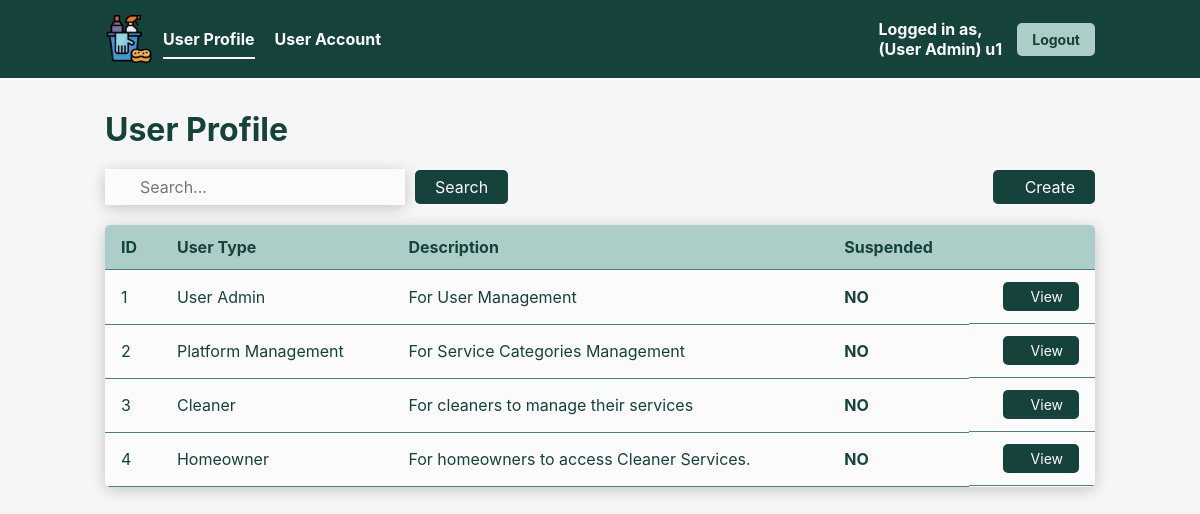
Page /viewUserProfile.php (signed in) on the committed database.
### tables this page shows
CREATE TABLE UserProfile (
    `id` INT AUTO_INCREMENT,
    `role` VARCHAR(64) UNIQUE NOT NULL,
    `description` VARCHAR(255) NULL,
    `isSuspend` BOOL NOT NULL DEFAULT 0,
    PRIMARY KEY (`id`)
);

### src/entity/UserProfile.php (called while the page is built, shortened)
<?php
class UserProfile {
    protected int $id;
    protected string $role;
    protected string $description;
    protected int $isSuspend;
    public function readAllUserProfile(): ?array {
        $db_handle = new Database();
        $db_conn = $db_handle->getConnection();
        try {
            $stmt = $db_conn->prepare("SELECT * FROM `UserProfile`");
            $execResult = $stmt->execute();
            if ($execResult) {
                $userProfile = $stmt->fetchAll(PDO::FETCH_CLASS, 'UserProfile');
                return $userProfile;
            } else {
                return null;
            }
        } catch (PDOException $e) {
            error_log("Database query failed: " . $e->getMessage());
            unset($db_handle);
            return null;
        }
    }
    public function getId(): int { return $this->id; }
    public function getRole(): string { return $this->role; }
    public function getDescription(): string { return $this->description; }
    public function getSuspendStatus(): int { return $this->isSuspend; }
}
?>

### src/controllers/ViewAllUserProfileController.php (called while the page is built)
<?php
require_once "entity/UserProfile.php";
class ViewAllUserProfileController {
    private $userProfile;
    public function __construct() {
        $this->userProfile = new UserProfile();
    }
    public function readAllUserProfile() {
        return $this->userProfile->readAllUserProfile();
    }
}
?>

### src/viewUserProfile.php (the view, shortened to what this page needs)
<?php
require_once 'controllers/ViewAllUserProfileController.php';
$controller = new ViewAllUserProfileController();
$userProfile = $controller->readAllUserProfile();
?>
<!DOCTYPE html>
<html lang="en">
<head>
  <link rel="stylesheet" href="css/style.css">
</head>
<body>
  <div class="navbar">
    <div class="navbar-left">
      <img src='img/cleaning-logo.png' alt="Cleaning Logo" width='48px' height='48px'/>
      <a href="viewUserProfile.php" class="active">User Profile</a>
      <a href="viewUserAccount.php">User Account</a>
    </div>
    <div class="navbar-right">
      <span class="navbar-right-text">Logged in as,<br/>(<?php echo htmlspecialchars($_SESSION["userProfile"]); ?>) <?php echo htmlspecialchars($_SESSION["username"]); ?></span>
      <button class="logout-button" onclick="window.location.href='logout.php'">Logout</button>
    </div>
  </div>
  <h1>User Profile</h1>
  <div class="section-container">
    <div class="search">
      <div class="search-group">
        <div class="input-wrapper">
          <input type="text" id="search_term" type="text" placeholder="Search..." value=<?php if (isset($_GET['q'])) { echo $_GET['q']; } ?>>
        </div>
        <button onclick='searchBtnClicked()' class="search-button">Search</button>
      </div>
      <button onclick='window.location.href="createUserProfile.php"' class="create-button">
        Create
      </button>
    </div>
    <table class="display-table">
      <thead>
        <tr>
          <th>ID</th>
          <th>User Type</th>
          <th>Description</th>
          <th>Suspended</th>
          <th></th>
        </tr>
      </thead>
      <tbody>
      <?php foreach ($userProfile as $up): ?>
          <tr>
              <td><?php echo htmlspecialchars($up->getId()); ?></td>
              <td><?php echo htmlspecialchars($up->getRole()); ?></td>
              <td><?php echo htmlspecialchars($up->getDescription()); ?></td>
              <td class="<?php if ($up->getSuspendStatus() == 1) { echo 'suspended-yes'; } else { echo 'suspended-no'; } ?>">
                <?php if ($up->getSuspendStatus() == 1) { echo 'YES'; } else { echo 'NO'; } ?>
              </td>
              <td>
                <button class="view-button" onclick='window.location.href="updateUserProfile.php?id=<?php echo htmlspecialchars($up->getId()); ?>"'><ion-icon name="eye-outline"></ion-icon>View</button>
              </td>
          </tr>
      <?php endforeach; ?>
      </tbody>
    </table>
  </div>
</body>
</html>

### src/css/style.css (style rules this page uses)
* { margin: 0px; padding: 0px; box-sizing: border-box; font-family: 'Inter', 'Segoe UI', sans-serif; }
body { height: 100vh; background-color: #F6F6F6; }
.navbar { background-color: #16423C; padding: 15px 0; display: flex; justify-content: space-between; align-items: center; border-bottom: 2px solid #FBFBFB; }
.navbar-left { display: flex; align-items: center; margin-left: 105px; }
.navbar-left img { margin-right: 10px; }
.navbar-left a { color: #FBFBFB; text-decoration: none; margin-right: 20px; padding: 10px 0; position: relative; font-weight: bold; }
.navbar-left a.active::after { content: ''; position: absolute; bottom: 0; left: 0; width: 100%; height: 2px; background-color: #FBFBFB; }
.navbar-right { display: flex; align-items: center; margin-right: 105px; }
.navbar-right-text { margin-right: 15px; color: #FBFBFB; font-weight: bold; }
.logout-button { background-color: #ADCDC8; color: #16423C; border: none; padding: 8px 15px; border-radius: 5px; cursor: pointer; font-size: 14px; font-weight: bold; }
h1 { margin-left: 105px; margin-top: 30px; color: #16423C; }
.section-container { padding: 0 105px; padding-bottom: 5%; margin-top: 20px; }
.search { display: flex; justify-content: space-between; align-items: center; margin-bottom: 20px; }
.search-group { display: flex; align-items: center; gap: 10px; }
.search input { padding: 8px 12px; font-size: 16px; width: 300px; }
.input-wrapper { position: relative; }
.input-wrapper input { padding: 8px 12px 8px 35px; font-size: 16px; box-shadow: 0px 3px 15px rgba(0,0,0,0.2); background-color: #FBFBFB; border: None; width: 300px; }
.create-button { display: flex; align-items: center; gap: 12px; }
.search-button, .create-button { font-size: 16px; padding: 7px 20px; background-color: #16423C; color: #FBFBFB; border: none; border-radius: 5px; align-items: center; cursor: pointer; }
.display-table { width: 100%; border-collapse: collapse; border-radius: 5px; overflow: hidden; background-color: #FBFBFB; box-shadow: 0px 3px 15px rgba(0,0,0,0.2); }
.display-table td:last-child { text-align: right; display: flex; justify-content: flex-end; }
.display-table button { display: flex; align-items: center; gap: 12px; }
.display-table thead { background-color: #ADCDC8; font-weight: bold; color: #16423C; }
.display-table th, .display-table td { padding: 12px 16px; text-align: left; border-bottom: 0.5px solid #4B827B; color: #16423C; }
.suspended-no { color: #16423C; font-weight: bold; }
.view-button { background-color: #16423C; color: #FBFBFB; border: none; border-radius: 5px; padding: 6px 16px; font-size: 14px; cursor: pointer; transition: 0.2s ease; text-decoration:none; }

### rows in the picture
userprofile: id "1", role "User Admin", description "For User Management", isSuspend "NO"
userprofile: id "2", role "Platform Management", description "For Service Categories Management", isSuspend "NO"
userprofile: id "3", role "Cleaner", description "For cleaners to manage their services", isSuspend "NO"
userprofile: id "4", role "Homeowner", description "For homeowners to access Cleaner Services.", isSuspend "NO"

### other values in the picture
$_SESSION["userProfile"] "User Admin"
$_SESSION["username"] "u1"
